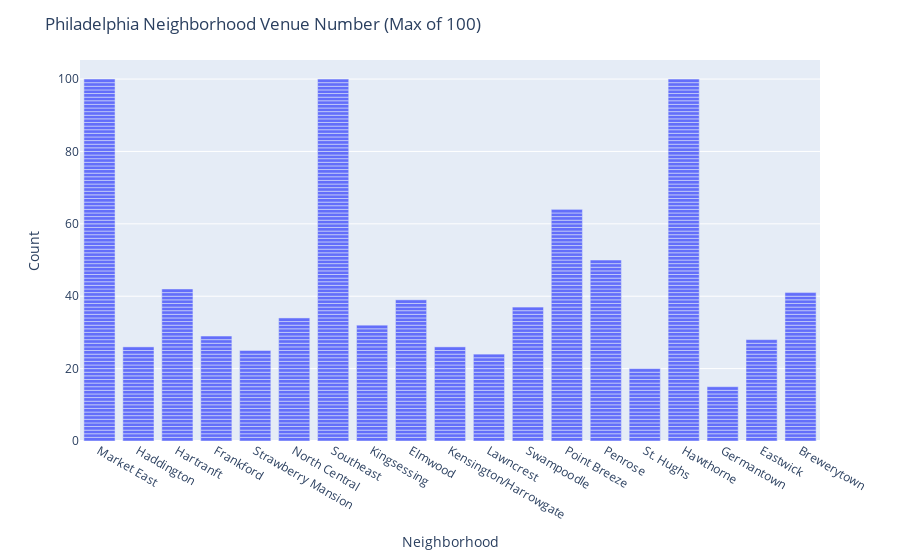

The cell this chart's notebook holds for it:
### Code cell
import plotly.express as px

fig = px.bar(df_venues, x='Neighborhood', y='count')
fig.update_layout(title='Philadelphia Neighborhood Venue Number (Max of 100)',
                 xaxis_title='Neighborhood',
                 yaxis_title='Count')
fig.show()

### Figure 1 — Plotly figure (JSON) as saved in the notebook; plotly's stock layout.template omitted (floating-point values rounded to 4 significant figures; data arrays with more than 128 entries replaced by an {"elided": "..."} marker saying what was removed)
{"data": [{"alignmentgroup": "True", "hovertemplate": "Neighborhood=%{x}<br>count=%{y}<extra></extra>", "legendgroup": "", "marker": {"color": "#636efa"}, "name": "", "offsetgroup": "", "orientation": "v", "showlegend": false, "textposition": "auto", "type": "bar", "x": {"elided": "832 str values"}, "xaxis": "x", "y": {"elided": "832 int values"}, "yaxis": "y"}], "layout": {"barmode": "relative", "legend": {"tracegroupgap": 0}, "margin": {"t": 60}, "title": {"text": "Philadelphia Neighborhood Venue Number (Max of 100)"}, "xaxis": {"anchor": "y", "domain": [0, 1], "title": {"text": "Neighborhood"}}, "yaxis": {"anchor": "x", "domain": [0, 1], "title": {"text": "Count"}}}}
